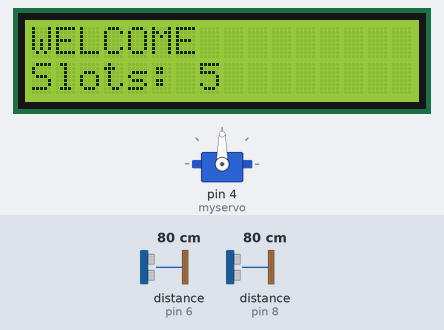
Simulated run of this sketch. Board: Arduino Uno, built with avr-gcc and run on an emulated ATmega328P. Parts: 16×2 character LCD, servo. Wiring (inferred from the names in the program): 2 × ultrasonic range finder: trigger pin 5, echo pin 6 / trigger pin 7, echo pin 8. The inputs (shaded band) are chosen by the test bench; at power-on: distance to the obstacle (sensors on pin 6, pin 8) 80 cm. The echo pulse lasts 58.3 µs per cm.

Above: at 3.2 s.
3.3 s: distance to the obstacle (sensor on pin 6) set to 22 cm
4.8 s: distance to the obstacle (sensor on pin 6) set to 19 cm
At 5.1 s:
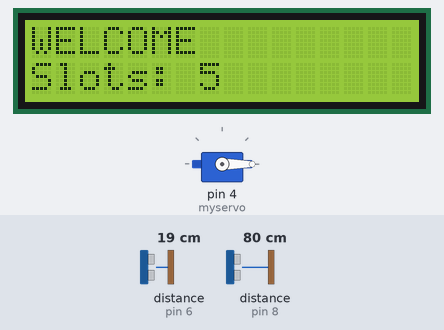
7.8 s: distance to the obstacle (sensor on pin 8) set to 23 cm
9.3 s: distance to the obstacle (sensor on pin 8) set to 18 cm
At 10.1 s:
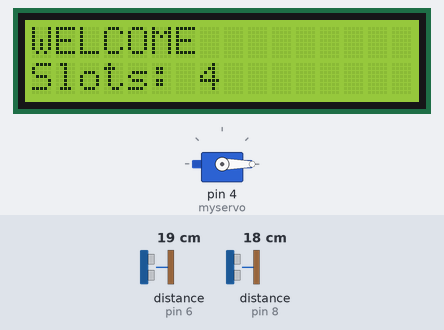
Timing chart, 0 to 13.0 s (numbered marks = the images above; inputs shaded):
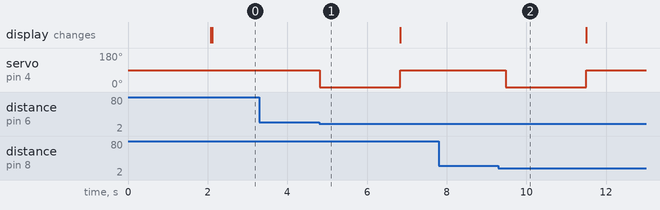

Measured:
- the behaviour switches between 21 and 20 cm on distance to the obstacle (sensor on pin 6) (found by bisection; images 0 and 1)
- after the input at 3.3 s, every drawn part: stays the same
- after the input at 4.8 s, servo on pin 4 (myservo): 90° → 0° at once, → 90° 2.0 s later
- after the input at 7.8 s, every drawn part: stays the same
- after the input at 9.3 s, servo on pin 4 (myservo): 90° → 0° after 0.18 s, → 90° 2.0 s later

The sketch:

05_Smart-Parking-System.ino
```cpp
// Advanced Arduino Project
// Episode 5: Smart Parking System

#include <Wire.h>
#include <Adafruit_LiquidCrystal.h>
#include <Servo.h>

Adafruit_LiquidCrystal lcd(0x27);
Servo myservo;

// Ultrasonic Pins
const int entryTrigPin = 5;
const int entryEchoPin = 6;
const int exitTrigPin  = 7;
const int exitEchoPin  = 8;

const int DISTANCE_THRESHOLD = 20; // cm (more realistic)

// Parking Slots
int totalSlots = 5;
int availableSlots = 5;

// Flags
bool entryDetected = false;
bool exitDetected  = false;

void setup() {
  Serial.begin(9600);

  lcd.begin(16, 2);
  lcd.setBacklight(1);

  pinMode(entryTrigPin, OUTPUT);
  pinMode(entryEchoPin, INPUT);
  pinMode(exitTrigPin, OUTPUT);
  pinMode(exitEchoPin, INPUT);

  myservo.attach(4);
  myservo.write(90);  // Gate closed

  lcd.setCursor(0, 0);
  lcd.print("SMART PARKING");
  delay(2000);
  lcd.clear();
}

// -------- ULTRASONIC FUNCTION --------
long measureDistance(int trigPin, int echoPin) {
  digitalWrite(trigPin, LOW);
  delayMicroseconds(2);

  digitalWrite(trigPin, HIGH);
  delayMicroseconds(10);
  digitalWrite(trigPin, LOW);

  long duration = pulseIn(echoPin, HIGH, 30000);

  long distance = duration * 0.034 / 2;
  return distance;
}

// -------- LOOP --------
void loop() {

  long entryDistance = measureDistance(entryTrigPin, entryEchoPin);
  long exitDistance  = measureDistance(exitTrigPin, exitEchoPin);

  // -------- ENTRY LOGIC --------
  if (entryDistance > 0 && entryDistance < DISTANCE_THRESHOLD && !entryDetected) {
    entryDetected = true;

    if (availableSlots > 0) {
      openGate();
      availableSlots--;
    } else {
      lcd.clear();
      lcd.print("Parking FULL");
      delay(2000);
    }
  }

  // -------- EXIT LOGIC --------
  if (exitDistance > 0 && exitDistance < DISTANCE_THRESHOLD && !exitDetected) {
    exitDetected = true;

    if (availableSlots < totalSlots) {
      openGate();
      availableSlots++;
    }
  }

  // -------- RESET FLAGS --------
  if (entryDistance > DISTANCE_THRESHOLD) entryDetected = false;
  if (exitDistance > DISTANCE_THRESHOLD) exitDetected = false;

  // -------- DISPLAY --------
  lcd.setCursor(0, 0);
  lcd.print("WELCOME");

  lcd.setCursor(0, 1);
  lcd.print("Slots: ");
  lcd.print(availableSlots);
  lcd.print("   ");

  delay(200);
}

// -------- SERVO FUNCTION --------
void openGate() {
  myservo.write(0);    // Open gate
  delay(2000);

  myservo.write(90);   // Close gate
}
```
